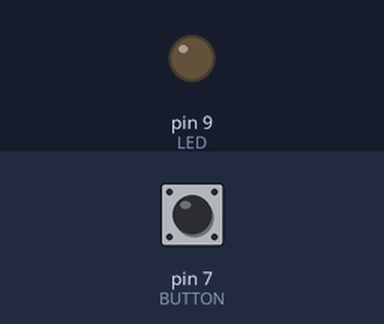
The sketch below on a simulated Arduino Uno, built with avr-gcc and run on an emulated ATmega328P. Shown: output pins drawn as LEDs (lit = HIGH). Inputs (shaded band) come from the test bench; at power-on: pin 7 (BUTTON) LOW.

Above: at 1.2 s.
1.3 s: pin 7 (BUTTON) pulled HIGH for 1 s
At 1.7 s:
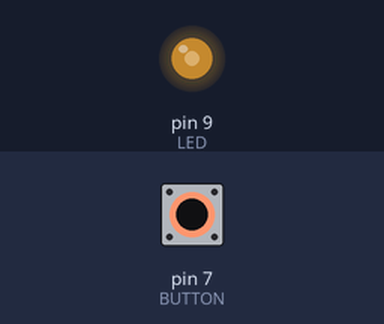
At 2.7 s:
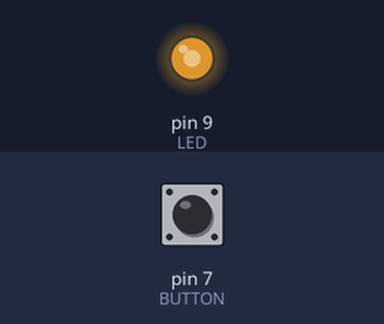
3.8 s: pin 7 (BUTTON) pulled HIGH for 0.15 s
At 4.2 s:
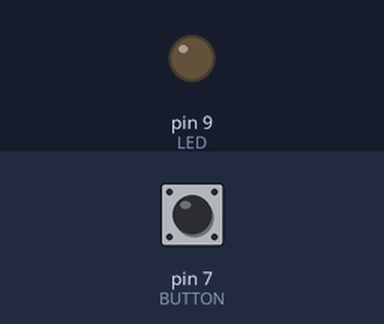
5.4 s: pin 7 (BUTTON) pulled HIGH for 3.2 s
Timing chart, 0 to 10.1 s (numbered marks = the images above; inputs shaded):
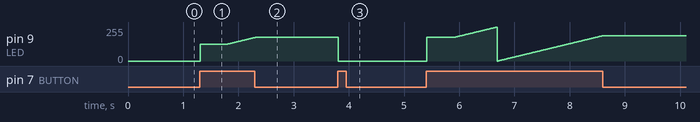

The sketch:

led-button-brightness.ino
```cpp
/*
    LED toggle and change brightness with Pushbutton.

    Short press of button will turn the LED on/off.
    Long press of button will change the brightness of the LED.

    The circuit:
    * Input  - Pushbutton connected to pin #7
    * Output - LED connected to pin #9

    Created SEP 2017
    By Dan Booth
*/

const int LED = 9;                  // pin for the LED
const int BUTTON = 7;               // pin for the pushbutton
const int TRANSITION_DELAY = 10;    // millisecond delay for the pushbutton bouncing
const int BUTTON_HOLD_TIME = 500;    // millisecond delay for holding the pushbutton
const int BRIGHTNESS_MAX = 255;     // max. level of brightness for the LED
const int BRIGHTNESS_MIN = 0;       // min. level of brightness for the LED
const int BRIGHTNESS_OFF = 0;       // level of brightness that turns the LED off
const int BRIGHTNESS_DEFAULT = (int) BRIGHTNESS_MAX / 2; // default brightness level

int buttonVal = 0;      // current button state
int prevButtonVal = 0;  // previous button state
int ledState = 0;       // led state - 0=off, 1=on
int brightness = BRIGHTNESS_DEFAULT; // current brightness value
unsigned long startTime = 0; // when did we begin pressing?

void setup() {
    pinMode(LED, OUTPUT);   // set the LED is an output
    pinMode(BUTTON, INPUT); // set the BUTTON is an input
}

void loop(){
    buttonVal = digitalRead(BUTTON);  // get the current value of the button

    // check for a transition from low to high
    if (isButtonTransition(buttonVal, prevButtonVal)) {
        ledState = 1 - ledState; // toggle the LED state
        startTime = millis(); // note when button is pressed
        delay(TRANSITION_DELAY);
    }

    // check whether the button is being held down
    if (isButtonHeld(buttonVal, prevButtonVal)){
        // check if button is held longer then BUTTON_HOLD_TIME ms
        if (ledState == 1 && (millis() - startTime) > BUTTON_HOLD_TIME) {
            brightness++; // increment brightness
            delay(TRANSITION_DELAY); // delay to prevent brightness increasing too quickly
            // reset brightness if required
            if (brightness > BRIGHTNESS_MAX) {
                brightness = BRIGHTNESS_MIN; // revert back to the min.
            }
        }
    }
    prevButtonVal = buttonVal;

    if (ledState == 1) {
        setLedBrightness(brightness); // turn LED on at current brightness
    } else {
        setLedBrightness(BRIGHTNESS_OFF); // turn LED off
    }
}

bool isButtonTransition(int buttonVal, int prevButtonVal) {
    /*
    Returns True if the button transition is from HIGH to LOW
    */
    return (buttonVal == HIGH) && (prevButtonVal == LOW);
}

bool isButtonHeld(int buttonVal, int prevButtonVal) {
    /*
    Returns True if the button state remains HIGH
    */
    return (buttonVal == HIGH) && (prevButtonVal == HIGH);
}

void setLedBrightness(int brightness) {
    /*
    Sets the LED brightness
    */
    analogWrite(LED, brightness);
}
```

Measured:
- after the input at 1.3 s, pin 9 (LED): moves from 0/255 to 177/255 over 0.99 s, starting at once
- after the input at 3.8 s, pin 9 (LED): 177/255 → 0/255 at once
